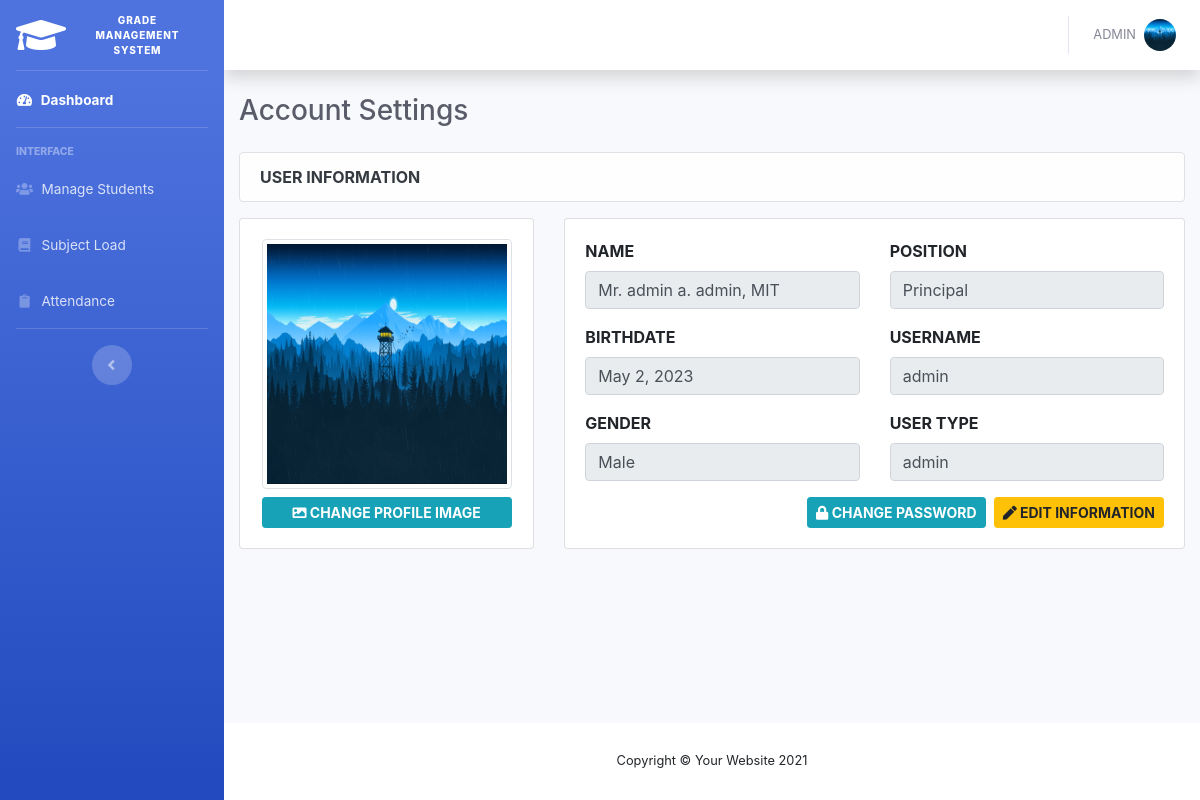
Screenshot of /faculty/account_settings.php (signed in) with the database file from the repository.
### tables this page shows
CREATE TABLE `tbl_faculty` (
  `faculty_id` int(11) NOT NULL,
  `honorifics` varchar(11) DEFAULT NULL,
  `fname` varchar(100) DEFAULT NULL,
  `mname` varchar(100) DEFAULT NULL,
  `lname` varchar(100) DEFAULT NULL,
  `gender` varchar(11) DEFAULT NULL,
  `title` varchar(50) DEFAULT NULL,
  `position` varchar(50) DEFAULT NULL,
  `birthdate` date DEFAULT NULL,
  `email` varchar(100) DEFAULT NULL,
  `username` varchar(100) DEFAULT NULL,
  `password` varchar(100) DEFAULT NULL,
  `image` varchar(100) DEFAULT NULL,
  `userType` varchar(11) DEFAULT NULL,
  `status` int(11) DEFAULT '1' COMMENT '1=active 0=inactive'
);

### faculty/account_settings.php (the view, shortened to what this page needs)
<?php
    include 'connect.php';
    include 'include/topSection.php';
?>
<body id="page-top">
    <div id="wrapper">
        <?php include 'include/sidebar.php'; ?>
        <div id="content-wrapper" class="d-flex flex-column">
            <div id="content">
                <?php include 'include/topbar.php'; ?>
                <div class="container-fluid">
                    <div class="d-sm-flex align-items-center justify-content-between mb-4">
                        <h1 class="h3 mb-0 text-gray-800">Account Settings</h1>
                    </div>
                    <div class="alert alert-light text-uppercase text-dark font-weight-bolder border mb-3">
                        <div class="">
                            user information
                        </div>
                    </div>
                    <div class="row">
                        <?php
                            if(isset($_SESSION['faculty_id'])){
                                $faculty_id=$_SESSION['faculty_id'];
                                $sql_profile = "SELECT `faculty_id`, `honorifics`, `fname`, `mname`, `lname`, `gender`, `title`, `position`, DATE_FORMAT(`birthdate`,'%M %e, %Y') AS 'birthdate', `email`, `username`, `password`, `image`, `userType`, `status`
                                FROM `tbl_faculty`
                                WHERE `faculty_id`=$faculty_id";
                                $result_profile = mysqli_query($connect, $sql_profile);
                                if (mysqli_num_rows($result_profile) > 0) {
                                    while($row = mysqli_fetch_array($result_profile)) {
                                        $middle_name = substr($row["mname"], 0, 1);
                        ?>
                        <div class="col-md-4">
                            <div class="card">
                                <div class="card-body">
                                    <img src="../profile_image/<?php echo $row['image']; ?>" class="img-thumbnail rounded mx-auto d-block" style="height: 250px; width: 250px;">
                                    <center>
                                        <button type="button" class="btn btn-info btn-sm btn-block mt-2 text-uppercase font-weight-bolder btn_upload_img" style="width: 250px;" data-toggle="modal" data-target="#uploadProfileModal" value="<?php echo $row['faculty_id']; ?>">
                                            <i class="fas fa-image"></i> Change Profile Image
                                        </button>
                                    </center>
                                </div>
                            </div>
                        </div>
                        <div class="col-md-8">
                            <div class="card">
                                <div class="card-body">
                                    <div class="row">
                                        <div class="col-md-6">
                                            <div class="form-group">
                                                <label class="text-uppercase font-weight-bolder">Name</label>
                                                <input type="text" class="form-control"
                                                value="<?php echo $row['honorifics']; ?> <?php echo $row['fname']; ?> <?php echo $middle_name; ?>. <?php echo $row['lname']; ?>, <?php echo $row['title']; ?>"
                                                disabled>
                                            </div>
                                            <div class="form-group">
                                                <label class="text-uppercase font-weight-bolder">Birthdate</label>
                                                <input type="text" class="form-control"
                                                value="<?php echo $row['birthdate']; ?>"
                                                disabled>
                                            </div>
                                            <div class="form-group">
                                                <label class="text-uppercase font-weight-bolder">Gender</label>
                                                <input type="text" class="form-control"
                                                value="<?php echo $row['gender']; ?>"
                                                disabled>
                                            </div>
                                        </div>
                                        <div class="col-md-6">
                                            <div class="form-group">
                                                <label class="text-uppercase font-weight-bolder">Position</label>
                                                <input type="text" class="form-control"
                                                value="<?php echo $row['position']; ?>"
                                                disabled>
                                            </div>
                                            <div class="form-group">
                                                <label class="text-uppercase font-weight-bolder">Username</label>
                                                <input type="text" class="form-control"
                                                value="<?php echo $row['username']; ?>"
                                                disabled>
                                            </div>
                                            <div class="form-group">
                                                <label class="text-uppercase font-weight-bolder">User Type</label>
                                                <input type="text" class="form-control"
                                                value="<?php echo $row['userType']; ?>"
                                                disabled>
                                            </div>
                                        </div>
                                    </div>
                                    <button type="button" class="btn btn-warning btn-sm text-uppercase font-weight-bolder float-right editFacultyBtn" value="<?php echo $row['faculty_id']; ?>">
                                        <i class="fas fa-pen"></i> edit information
                                    </button>
                                    <button type="button" class="btn btn-info btn-sm text-uppercase font-weight-bolder float-right mr-2 change_pass_btn" value="<?php echo $row['faculty_id']; ?>">
                                        <i class="fas fa-lock"></i> change password
                                    </button>
                                </div>
                            </div>
                        </div>
                        <?php
                                    }
                                }
                            }
                        ?>
                    </div>
                </div>
            </div>
            <?php include 'include/footer.php'; ?>
        </div>
    </div>
<?php include 'include/botSection.php'; ?>

### faculty/include/topbar.php (shortened to what this page needs)
<nav class="navbar navbar-expand navbar-light bg-white topbar mb-4 static-top shadow">
    <ul class="navbar-nav ml-auto">
        <li class="nav-item dropdown no-arrow">
            <?php
                if(isset($_SESSION['faculty_id'])){
                    $faculty = $_SESSION['faculty_id'];
                    $query = "SELECT * FROM tbl_faculty WHERE faculty_id = '$faculty'";
                    $result =mysqli_query($connect,$query);
                    while($row =mysqli_fetch_array($result)) {
            ?>
            <a class="nav-link dropdown-toggle" href="#" id="userDropdown" role="button"
                data-toggle="dropdown" aria-haspopup="true" aria-expanded="false">
                <span class="mr-2 d-none d-lg-inline text-gray-600 small text-uppercase">
                    <?php echo $row['username'] ?>
                </span>
                <img class="img-profile rounded-circle" src="../profile_image/<?php echo $row['image'] ?> ">
            </a>
            <?php
                    }
                }
            ?>
        </li>
    </ul>
</nav>

### rows the page displays
tbl_faculty: username "ADMIN", image (picture), $row['faculty_id'] 1 (drawn), honorifics+fname+mname "Mr. admin a. admin, MIT", birthdate "May 2, 2023", gender "Male", position "Principal", username "admin", userType "admin"
